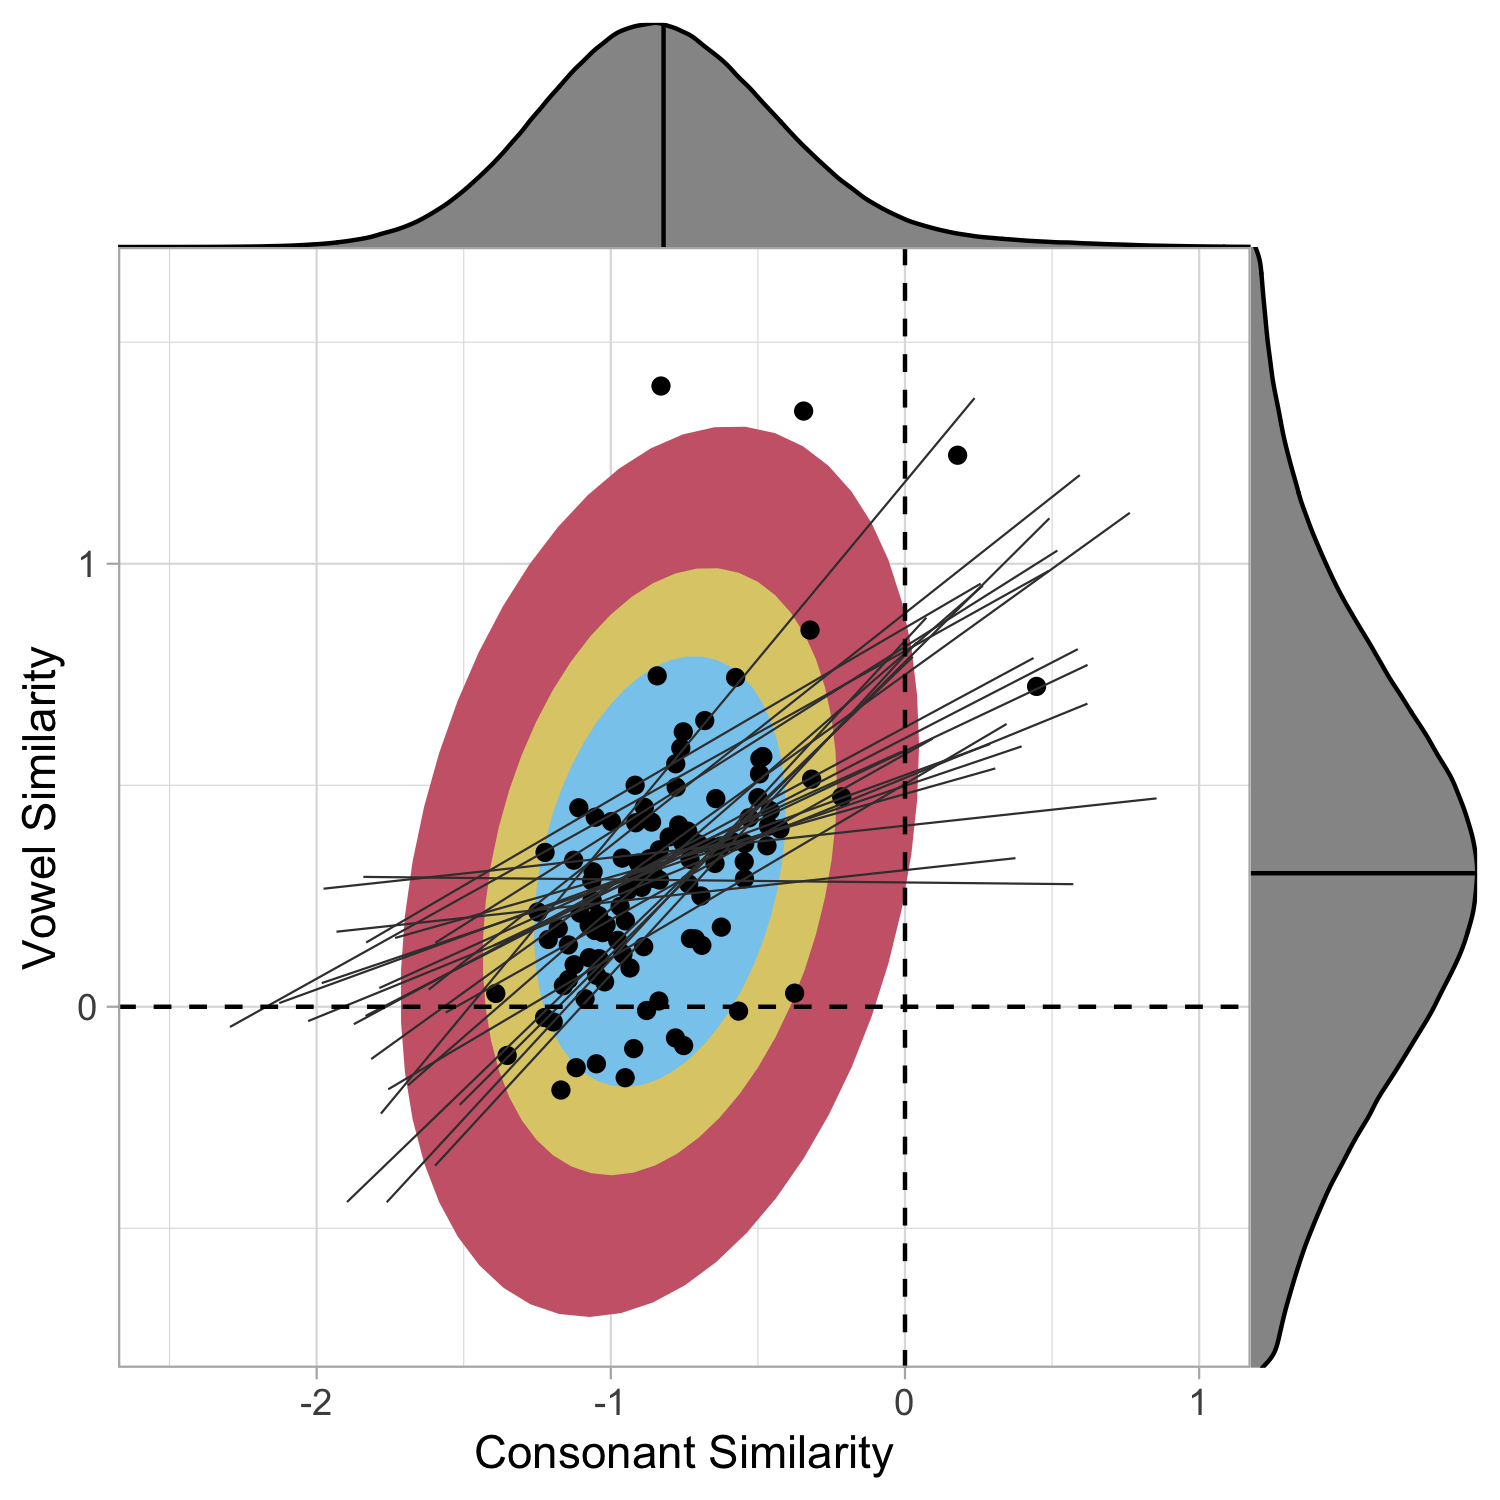

Write the R code that produced this figure.
library(brms)
library(tidyverse)
library(tidybayes)
library(cowplot)


model <- readRDS('r/models/5-4-non-adj-nc-family/model.rds')

draws <- model %>% spread_draws(
  `r_family:language__paircount`[language, term],
  `r_family:language__paircountv`[language, term],
  b_paircount_sim_new,
  b_paircountv_sim_new,
  b_paircount_ident_new,
  b_paircountv_ident_new
)

draws$`r_family_language__paircount` <- draws$`r_family:language__paircount`
draws$`r_family_language__paircountv` <- draws$`r_family:language__paircountv`

draws$c_sim <- draws$`r_family:language__paircount` + draws$b_paircount_sim_new
draws$v_sim <- draws$`r_family:language__paircountv` + draws$b_paircountv_sim_new
draws$c_ident <- draws$`r_family:language__paircount` + draws$b_paircount_ident_new
draws$v_ident <- draws$`r_family:language__paircountv` + draws$b_paircountv_ident_new

sim_intervals <- draws %>% subset(term=='sim_new') %>% median_qi(sim_coef_c=r_family_language__paircount + b_paircount_sim_new, sim_coef_v=r_family_language__paircountv + b_paircountv_sim_new)
ident_intervals <- draws %>% subset(term=='ident_new') %>% median_qi(ident_coef_c=r_family_language__paircount + b_paircount_ident_new, ident_coef_v=r_family_language__paircountv + b_paircountv_ident_new)

sim_data <- draws %>% subset(term == 'sim_new')

p <- ggplot() +
  xlim(-2.5, 1) +
  ylim(-0.7, 1.6) +
  stat_ellipse(data=sim_data, aes(x = c_sim, y = v_sim), level=0.95, fill='#CC6677', color='#CC6677', geom='polygon') +
  stat_ellipse(data=sim_data, aes(x = c_sim, y = v_sim), level=0.75, fill='#DDCC77', color='#DDCC77', geom='polygon') +
  stat_ellipse(data=sim_data, aes(x = c_sim, y = v_sim), level=0.5, fill='#88CCEE', color='#88CCEE', geom='polygon') +
  geom_point(data=sim_intervals, aes(x=sim_coef_c, y=sim_coef_v)) +
  geom_smooth(data=sim_data %>% filter(.draw < 25), aes(x=c_sim, y=v_sim, group = .draw), method = "lm", se = F, size = 0.25, color='#3D3D3D') +
  geom_hline(aes(yintercept=0), lty=2, color='black') +
  geom_vline(aes(xintercept=0), lty=2, color='black') +
  labs(x="Consonant Similarity", y="Vowel Similarity") +
  theme_light()

y_margin <- axis_canvas(p, axis='y') + geom_density(data=sim_data, aes(y=v_sim), fill='#969696') + geom_hline(yintercept=mean(sim_data$v_sim))
x_margin <- axis_canvas(p, axis='x') + geom_density(data=sim_data, aes(x=c_sim), fill='#969696') + geom_vline(xintercept=mean(sim_data$c_sim))

combined_plot <- insert_yaxis_grob(p, y_margin, position = "right")
combined_plot <- insert_xaxis_grob(combined_plot, x_margin, position = "top")

ggdraw(combined_plot)

ggsave('r/figures/9_nc_family_sim.png', width=5, height=5, units='in')




p <- ggplot() +
  xlim(-2.5, 1) +
  ylim(-0.7, 1.6) +
  stat_ellipse(data=sim_data, aes(x = c_sim, y = v_sim), level=0.95, fill='#CC6677', color='#CC6677', geom='polygon') +
  stat_ellipse(data=sim_data, aes(x = c_sim, y = v_sim), level=0.75, fill='#DDCC77', color='#DDCC77', geom='polygon') +
  stat_ellipse(data=sim_data, aes(x = c_sim, y = v_sim), level=0.5, fill='#88CCEE', color='#88CCEE', geom='polygon') +
  geom_hline(aes(yintercept=0), lty=2, color='black') +
  geom_vline(aes(xintercept=0), lty=2, color='black') +
  labs(x="Consonant Similarity", y="Vowel Similarity") +
  theme_light()

y_margin <- axis_canvas(p, axis='y') + geom_density(data=sim_data, aes(y=v_sim), fill='#969696') + geom_hline(yintercept=mean(sim_data$v_sim))
x_margin <- axis_canvas(p, axis='x') + geom_density(data=sim_data, aes(x=c_sim), fill='#969696') + geom_vline(xintercept=mean(sim_data$c_sim))

combined_plot <- insert_yaxis_grob(p, y_margin, position = "right")
combined_plot <- insert_xaxis_grob(combined_plot, x_margin, position = "top")

ggdraw(combined_plot)

ggsave('r/figures/9_nc_family_sim_1.png', width=5, height=5, units='in')



p <- ggplot() +
  xlim(-2.5, 1) +
  ylim(-0.7, 1.6) +
  stat_ellipse(data=sim_data, aes(x = c_sim, y = v_sim), level=0.95, fill='#CC6677', color='#CC6677', geom='polygon') +
  stat_ellipse(data=sim_data, aes(x = c_sim, y = v_sim), level=0.75, fill='#DDCC77', color='#DDCC77', geom='polygon') +
  stat_ellipse(data=sim_data, aes(x = c_sim, y = v_sim), level=0.5, fill='#88CCEE', color='#88CCEE', geom='polygon') +
  geom_point(data=sim_intervals, aes(x=sim_coef_c, y=sim_coef_v)) +
  geom_hline(aes(yintercept=0), lty=2, color='black') +
  geom_vline(aes(xintercept=0), lty=2, color='black') +
  labs(x="Consonant Similarity", y="Vowel Similarity") +
  theme_light()

y_margin <- axis_canvas(p, axis='y') + geom_density(data=sim_data, aes(y=v_sim), fill='#969696') + geom_hline(yintercept=mean(sim_data$v_sim))
x_margin <- axis_canvas(p, axis='x') + geom_density(data=sim_data, aes(x=c_sim), fill='#969696') + geom_vline(xintercept=mean(sim_data$c_sim))

combined_plot <- insert_yaxis_grob(p, y_margin, position = "right")
combined_plot <- insert_xaxis_grob(combined_plot, x_margin, position = "top")

ggdraw(combined_plot)

ggsave('r/figures/9_nc_family_sim_2.png', width=5, height=5, units='in')
